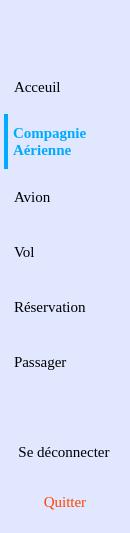
       <widget class="QFrame" name="frame_21">
        <property name="sizePolicy">
         <sizepolicy hsizetype="Expanding" vsizetype="Preferred">
          <horstretch>0</horstretch>
          <verstretch>0</verstretch>
         </sizepolicy>
        </property>
        <property name="minimumSize">
         <size>
          <width>130</width>
          <height>0</height>
         </size>
        </property>
        <property name="maximumSize">
         <size>
          <width>130</width>
          <height>16777215</height>
         </size>
        </property>
        <property name="styleSheet">
         <string notr="true">QFrame {
background-color : #e0e7ff;
border : 4px solid #e0e7ff;
}</string>
        </property>
        <property name="frameShape">
         <enum>QFrame::Shape::StyledPanel</enum>
        </property>
        <property name="frameShadow">
         <enum>QFrame::Shadow::Raised</enum>
        </property>
        <layout class="QVBoxLayout" name="verticalLayout_6">
         <property name="spacing">
          <number>0</number>
         </property>
         <property name="leftMargin">
          <number>0</number>
         </property>
         <property name="topMargin">
          <number>0</number>
         </property>
         <property name="rightMargin">
          <number>0</number>
         </property>
         <property name="bottomMargin">
          <number>0</number>
         </property>
         <item>
          <widget class="QPushButton" name="pushButton">
           <property name="sizePolicy">
            <sizepolicy hsizetype="Expanding" vsizetype="Expanding">
             <horstretch>0</horstretch>
             <verstretch>0</verstretch>
            </sizepolicy>
           </property>
           <property name="minimumSize">
            <size>
             <width>110</width>
             <height>55</height>
            </size>
           </property>
           <property name="maximumSize">
            <size>
             <width>130</width>
             <height>100</height>
            </size>
           </property>
           <property name="font">
            <font>
             <family>Times New Roman</family>
             <pointsize>12</pointsize>
             <underline>true</underline>
            </font>
           </property>
           <property name="styleSheet">
            <string notr="true">border : none;
text-decoration : underline;</string>
           </property>
           <property name="text">
            <string/>
           </property>
           <property name="iconSize">
            <size>
             <width>20</width>
             <height>20</height>
            </size>
           </property>
          </widget>
         </item>
         <item>
          <widget class="QPushButton" name="menuAcceuil">
           <property name="sizePolicy">
            <sizepolicy hsizetype="Expanding" vsizetype="Expanding">
             <horstretch>0</horstretch>
             <verstretch>0</verstretch>
            </sizepolicy>
           </property>
           <property name="minimumSize">
            <size>
             <width>109</width>
             <height>55</height>
            </size>
           </property>
           <property name="maximumSize">
            <size>
             <width>130</width>
             <height>100</height>
            </size>
           </property>
           <property name="font">
            <font>
             <family>Times New Roman</family>
             <pointsize>11</pointsize>
            </font>
           </property>
           <property name="styleSheet">
            <string notr="true">QPushButton
{
border : none;
text-align : left;
padding-left : 10px;
border-radius : none;
}
QPushButton:hover
{
text-decoration : underline;
}
QPushButton:pressed
{
background-color : #e0e7ff;
}</string>
           </property>
           <property name="text">
            <string>Acceuil</string>
           </property>
           <property name="icon">
            <iconset resource="ressources/icons.qrc">
             <normaloff>:/icons/acceuil.png</normaloff>:/icons/acceuil.png</iconset>
           </property>
           <property name="iconSize">
            <size>
             <width>30</width>
             <height>30</height>
            </size>
           </property>
          </widget>
         </item>
         <item>
          <widget class="QPushButton" name="menuCompagnieAerienne">
           <property name="sizePolicy">
            <sizepolicy hsizetype="Expanding" vsizetype="Expanding">
             <horstretch>0</horstretch>
             <verstretch>0</verstretch>
            </sizepolicy>
           </property>
           <property name="minimumSize">
            <size>
             <width>109</width>
             <height>55</height>
            </size>
           </property>
           <property name="maximumSize">
            <size>
             <width>130</width>
             <height>100</height>
            </size>
           </property>
           <property name="font">
            <font>
             <family>Times New Roman</family>
             <pointsize>11</pointsize>
             <bold>true</bold>
            </font>
           </property>
           <property name="styleSheet">
            <string notr="true">QPushButton
{
text-align : left;
padding-left : 5px;
border : none;
font-weight : bold;
border-radius : 0px;
border-left : 4px solid #00aaff;
color : #00aaff;

}
QPushButton:hover
{
text-decoration : underline;
}</string>
           </property>
           <property name="text">
            <string>Compagnie
Aérienne</string>
           </property>
           <property name="icon">
            <iconset resource="ressources/icons.qrc">
             <normaloff>:/icons/compagnie.png</normaloff>:/icons/compagnie.png</iconset>
           </property>
           <property name="iconSize">
            <size>
             <width>30</width>
             <height>30</height>
            </size>
           </property>
          </widget>
         </item>
         <item>
          <widget class="QPushButton" name="menuAvion">
           <property name="sizePolicy">
            <sizepolicy hsizetype="Expanding" vsizetype="Expanding">
             <horstretch>0</horstretch>
             <verstretch>0</verstretch>
            </sizepolicy>
           </property>
           <property name="minimumSize">
            <size>
             <width>109</width>
             <height>55</height>
            </size>
           </property>
           <property name="maximumSize">
            <size>
             <width>130</width>
             <height>100</height>
            </size>
           </property>
           <property name="font">
            <font>
             <family>Times New Roman</family>
             <pointsize>11</pointsize>
            </font>
           </property>
           <property name="styleSheet">
            <string notr="true">QPushButton
{
border : none;
text-align : left;
padding-left : 10px;
border-radius : none;
}
QPushButton:hover
{
text-decoration : underline;
}
QPushButton:pressed
{
background-color : #e0e7ff;
}</string>
           </property>
           <property name="text">
            <string>Avion</string>
           </property>
           <property name="icon">
            <iconset resource="ressources/icons.qrc">
             <normaloff>:/icons/avion.png</normaloff>:/icons/avion.png</iconset>
           </property>
           <property name="iconSize">
            <size>
             <width>30</width>
             <height>30</height>
            </size>
           </property>
          </widget>
         </item>
         <item>
          <widget class="QPushButton" name="menuVol">
           <property name="sizePolicy">
            <sizepolicy hsizetype="Expanding" vsizetype="Expanding">
             <horstretch>0</horstretch>
             <verstretch>0</verstretch>
            </sizepolicy>
           </property>
           <property name="minimumSize">
            <size>
             <width>109</width>
             <height>55</height>
            </size>
           </property>
           <property name="maximumSize">
            <size>
             <width>130</width>
             <height>100</height>
            </size>
           </property>
           <property name="font">
            <font>
             <family>Times New Roman</family>
             <pointsize>11</pointsize>
            </font>
           </property>
           <property name="styleSheet">
            <string notr="true">QPushButton
{
border : none;
text-align : left;
padding-left : 10px;
border-radius : none;
}
QPushButton:hover
{
text-decoration : underline;
}
QPushButton:pressed
{
background-color : #e0e7ff;
}</string>
           </property>
           <property name="text">
            <string>Vol</string>
           </property>
           <property name="icon">
            <iconset resource="ressources/icons.qrc">
             <normaloff>:/icons/vol.png</normaloff>:/icons/vol.png</iconset>
           </property>
           <property name="iconSize">
            <size>
             <width>30</width>
             <height>30</height>
            </size>
           </property>
          </widget>
         </item>
         <item>
          <widget class="QPushButton" name="menuReservation">
           <property name="sizePolicy">
            <sizepolicy hsizetype="Expanding" vsizetype="Expanding">
             <horstretch>0</horstretch>
             <verstretch>0</verstretch>
            </sizepolicy>
           </property>
           <property name="minimumSize">
            <size>
             <width>109</width>
             <height>55</height>
            </size>
           </property>
           <property name="maximumSize">
            <size>
             <width>130</width>
             <height>100</height>
            </size>
           </property>
           <property name="font">
            <font>
             <family>Times New Roman</family>
             <pointsize>11</pointsize>
            </font>
           </property>
           <property name="styleSheet">
            <string notr="true">QPushButton
{
border : none;
text-align : left;
padding-left : 10px;
border-radius : none;
}
QPushButton:hover
{
text-decoration : underline;
}
QPushButton:pressed
{
background-color : #e0e7ff;
}</string>
           </property>
           <property name="text">
            <string>Réservation</string>
           </property>
           <property name="icon">
            <iconset resource="ressources/icons.qrc">
             <normaloff>:/icons/reservation.png</normaloff>:/icons/reservation.png</iconset>
           </property>
           <property name="iconSize">
            <size>
             <width>30</width>
             <height>30</height>
            </size>
           </property>
          </widget>
         </item>
         <item>
          <widget class="QPushButton" name="menuPassager">
           <property name="sizePolicy">
            <sizepolicy hsizetype="Expanding" vsizetype="Expanding">
             <horstretch>0</horstretch>
             <verstretch>0</verstretch>
            </sizepolicy>
           </property>
           <property name="minimumSize">
            <size>
             <width>109</width>
             <height>55</height>
            </size>
           </property>
           <property name="maximumSize">
            <size>
             <width>130</width>
             <height>100</height>
            </size>
           </property>
           <property name="font">
            <font>
             <family>Times New Roman</family>
             <pointsize>11</pointsize>
            </font>
           </property>
           <property name="styleSheet">
            <string notr="true">QPushButton
{
border : none;
text-align : left;
padding-left : 10px;
border-radius : none;
}
QPushButton:hover
{
text-decoration : underline;
}
QPushButton:pressed
{
background-color : #e0e7ff;
}</string>
           </property>
           <property name="text">
            <string>Passager</string>
           </property>
           <property name="icon">
            <iconset resource="ressources/icons.qrc">
             <normaloff>:/icons/passager.png</normaloff>:/icons/passager.png</iconset>
           </property>
           <property name="iconSize">
            <size>
             <width>30</width>
             <height>30</height>
            </size>
           </property>
          </widget>
         </item>
         <item>
          <spacer name="verticalSpacer_22">
           <property name="orientation">
            <enum>Qt::Orientation::Vertical</enum>
           </property>
           <property name="sizeType">
            <enum>QSizePolicy::Policy::Preferred</enum>
           </property>
           <property name="sizeHint" stdset="0">
            <size>
             <width>20</width>
             <height>40</height>
            </size>
           </property>
          </spacer>
         </item>
         <item>
          <widget class="QPushButton" name="menuSeDeconnecter">
           <property name="sizePolicy">
            <sizepolicy hsizetype="Preferred" vsizetype="Expanding">
             <horstretch>0</horstretch>
             <verstretch>0</verstretch>
            </sizepolicy>
           </property>
           <property name="minimumSize">
            <size>
             <width>10</width>
             <height>45</height>
            </size>
           </property>
           <property name="maximumSize">
            <size>
             <width>120</width>
             <height>45</height>
            </size>
           </property>
           <property name="font">
            <font>
             <family>Times New Roman</family>
             <pointsize>11</pointsize>
            </font>
           </property>
           <property name="styleSheet">
            <string notr="true">QPushButton {
background-color : #e0e7ff;
    color : black;
border : none;
}

QPushButton:hover {
    color : #FF4081;
text-decoration : underline;
}</string>
           </property>
           <property name="text">
            <string>Se déconnecter</string>
           </property>
           <property name="icon">
            <iconset theme="QIcon::ThemeIcon::SystemLogOut"/>
           </property>
           <property name="iconSize">
            <size>
             <width>20</width>
             <height>20</height>
            </size>
           </property>
          </widget>
         </item>
         <item>
          <widget class="QPushButton" name="menuQuitter">
           <property name="sizePolicy">
            <sizepolicy hsizetype="Expanding" vsizetype="Expanding">
             <horstretch>0</horstretch>
             <verstretch>0</verstretch>
            </sizepolicy>
           </property>
           <property name="minimumSize">
            <size>
             <width>109</width>
             <height>55</height>
            </size>
           </property>
           <property name="maximumSize">
            <size>
             <width>130</width>
             <height>100</height>
            </size>
           </property>
           <property name="font">
            <font>
             <family>Times New Roman</family>
             <pointsize>11</pointsize>
            </font>
           </property>
           <property name="styleSheet">
            <string notr="true">QPushButton
{
border : none;
color : orangered;
}
QPushButton:hover
{
color : #cc3600;
text-decoration : underline;
}
</string>
           </property>
           <property name="text">
            <string>Quitter</string>
           </property>
           <property name="iconSize">
            <size>
             <width>30</width>
             <height>30</height>
            </size>
           </property>
          </widget>
         </item>
        </layout>
       </widget>
